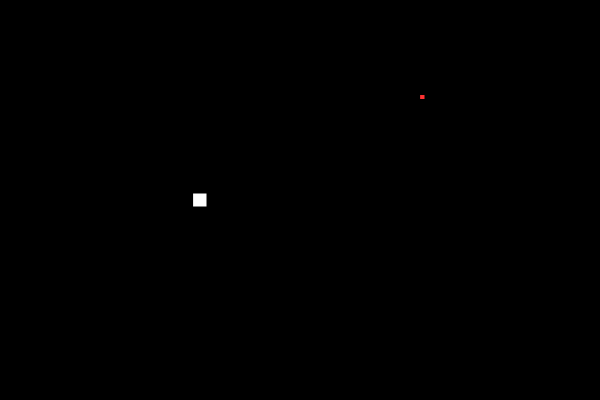
Frame 1 (no input)
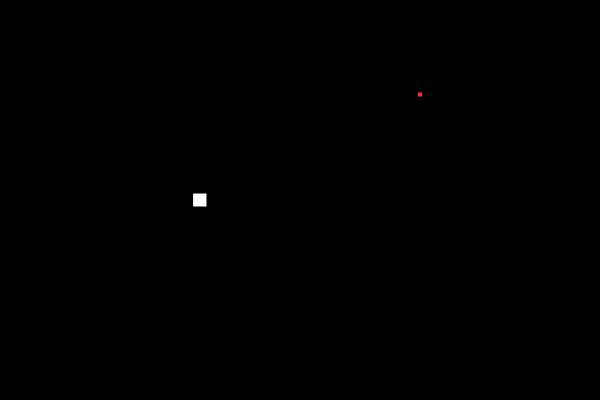
Frame 60 (no input)
Frame 120 (the mouse pressed at the canvas centre since frame 60): identical to frame 60, image omitted

The p5.js sketch that drew these frames (run headless with seeded random() and noise() and a simulated clock; from frame 60 on, the mouse is pressed at the canvas centre):

// p5.js sketch
// ── sketch.js
let snake;
let food;

function setup() {
    createCanvas(600, 400);

    snake = new Snake();
    food = new Food();
}

function draw() {
    background(0);

    food.show();

    snake.display();
    snake.move();
}

class Snake {
    constructor() {
        this.x = 200;
        this.y = 200;
        this.l = 14;
    }

    display() {
        fill(255);
        rectMode(CENTER);
        rect(this.x, this.y, this.l, this.l);
    }

    move() {
        if (key == 'a') {
            this.x += -2;
        } else if (key == 'd') {
            this.x += 2;
        }

        if (key == 'w') {
            this.y += -2;
        } else if (key == 's') {
            this.y += 2;
        }

        // Check if the snake is inside the canvas
        this.isDead();
    }

    isDead(){
        if(this.x <= 8 || this.x >= 592){
            textSize(100);
            text("IS DEAD", 200, 200);
        }

        if(this.y <= 8 || this.y >= 392){
            textSize(100);
            text("IS DEAD", 200, 200);
        }
    }
}

class Food{
    constructor(){
        this.x = random(20, 580);
        this.y = random(20, 380);
        this.l = 5;
    }

    show(){
        fill (255, 50, 50);
        rect(this.x, this.y, this.l, this.l);
    }
}
